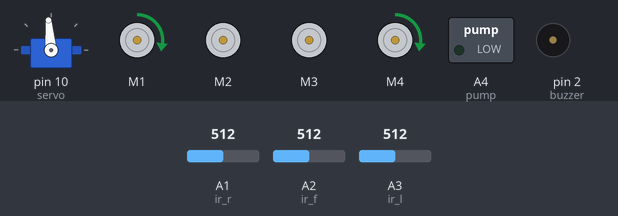
This sketch was run on a simulated Arduino Uno, built with avr-gcc and run on an emulated ATmega328P. Shown: servo, 4 × DC motor (green arrow = forward, orange = backward, longer = faster), switched loads named in the sketch (green lamp = pin HIGH), buzzer (waves = sounding). The test bench sets the inputs (shaded band); at power-on: A1 (ir_r) = 512, A2 (ir_f) = 512, A3 (ir_l) = 512. What the sketch prints to the serial monitor is not drawn.

Above: at 1.0 s.
1.3 s: A1 (ir_r) set to 689
4.3 s: A1 (ir_r) set to 710
At 4.8 s:
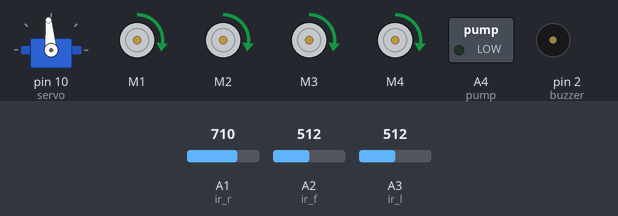
5.9 s: A2 (ir_f) set to 368
7.4 s: A2 (ir_f) set to 338
At 7.65 s:
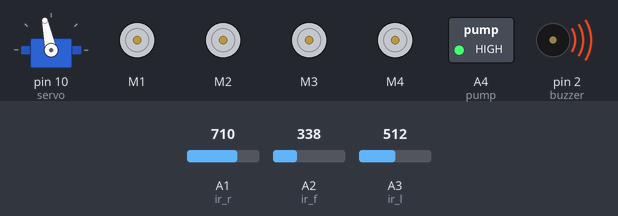
10.4 s: A2 (ir_f) set to 511
At 12.0 s:
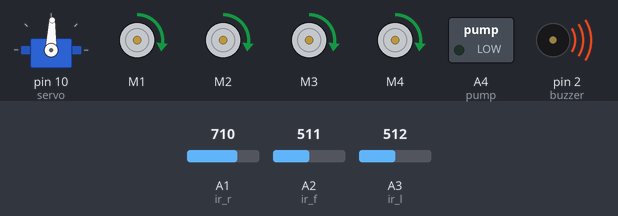
13.4 s: A1 (ir_r) set to 511
At 13.71 s:
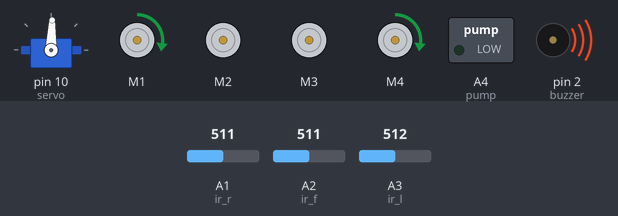
Timing chart, 0 to 17.4 s (numbered marks = the images above; inputs shaded):
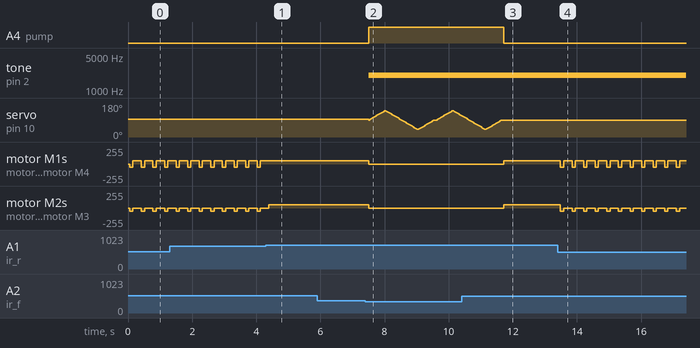

Measured:
- the behaviour switches between 700 and 701 on A1 (ir_r) (found by bisection; images 0 and 1)
- the behaviour switches between 350 and 349 on A2 (ir_f) (found by bisection; images 1 and 2)
- after the input at 4.3 s, motor M1, motor M4: stops changing and stays forward 50/255
- after the input at 5.9 s, every drawn part: stays the same
- after the input at 10.4 s, A4 (pump): HIGH → LOW after 1.3 s; motor M1–4: stopped → forward 50/255 after 1.3 s
- after the input at 13.4 s, motor M1, motor M4: alternates forward 50/255 for 0.26 s and backward 50/255 for 0.10 s, starting after 0.09 s; motor M2, motor M3: alternates backward 50/255 for 0.10 s and stopped for 0.26 s, starting after 0.09 s
- by itself, motor M1, motor M4: alternates forward 50/255 for 0.26 s and backward 50/255 for 0.10 s
- by itself, motor M2, motor M3: alternates backward 50/255 for 0.10 s and stopped for 0.26 s

The sketch:

project.ino
```cpp
#include <Servo.h>    // servo motor library
#include <AFMotor.h>    //for motor shild

//motors define
AF_DCMotor f_left(1);  //M1
AF_DCMotor f_right(2); //M2
AF_DCMotor r_right(3); //M3
AF_DCMotor r_left(4);  //M4

//ir sensors define
#define ir_r A1
#define ir_f A2
#define ir_l A3
int right , front , left;

//water pump
#define pump A4

//create servo object
Servo servo;


int  buzzer = 2;


void setup() {
 Serial.begin(9600);

  //pin for ir
  pinMode(ir_r,INPUT);
  pinMode(ir_f,INPUT);
  pinMode(ir_l,INPUT);


  //servo motor
  servo.attach(10);
  servo.write(90);

  for (int angle = 90; angle <= 140; angle += 5)  {
   servo.write(angle);  }
  for (int angle = 140; angle >= 40; angle -= 5)  {
   servo.write(angle); }
  for (int angle = 40; angle <= 95; angle += 5)  {
   servo.write(angle); }

  //pump
  pinMode(pump,OUTPUT);


  //motor speed defind
  f_left.setSpeed(50);
  f_right.setSpeed(50);
  r_right.setSpeed(50);
  r_left.setSpeed(50);


  //buzzer
  pinMode(buzzer,OUTPUT);

}

void loop() {

   right = analogRead(ir_r);
   front = analogRead(ir_f);
   left = analogRead(ir_l);


   Serial.print(right);
   Serial.print("\t");
   Serial.print(front);
   Serial.print("\t");
   Serial.print(left);

   delay(50);

   if(right<250){

    Stop();
    tone(2,2000);
    digitalWrite(pump,1);

    for(int angle = 90; angle >= 40; angle -= 3){
    servo.write(angle);
    delay(30);
    }
    for(int angle = 40; angle <= 90; angle += 3){
    servo.write(angle);
    delay(30);
    }

    }
   else if(front<350){

    Stop();
    tone(2,2000);
    digitalWrite(pump,1);

    for(int angle = 90; angle <= 140; angle += 3){
    servo.write(angle);
    delay(30);
    }
    for(int angle = 140; angle >= 40; angle -= 3){
    servo.write(angle);
    delay(30);
    }
    for(int angle = 40; angle <= 90; angle += 3){
    servo.write(angle);
    delay(30);
    }

    }
   else if(left<250){

    Stop();
    tone(2,2000);
    digitalWrite(pump,1);

    for(int angle = 90; angle <= 140; angle += 3){
    servo.write(angle);
    delay(30);
    }
    for(int angle = 140; angle >= 90; angle -= 3){
    servo.write(angle);
    delay(30);
    }

    }
   else if(right>=251 && right<=700){

    digitalWrite(pump,0);
    Backward();
    delay(100);
    moveRight();
    delay(200);

    }
   else if(front>=251 && front<=800){

    digitalWrite(pump,0);
    Forward();

    }
   else if(left>=251 && left<=700){

    digitalWrite(pump,0);
    Backward();
    delay(100);
    moveLeft();
    delay(200);

    }
   else{

    digitalWrite(pump,0);
    Stop();

    }

  delay(10);


  }


void sound(){
 digitalWrite(buzzer,HIGH);
 delay(1000);
 digitalWrite(buzzer,LOW);

  }

void Stop(){
   f_left.run(RELEASE);
   f_right.run(RELEASE);
   r_right.run(RELEASE);
   r_left.run(RELEASE);
}
void Forward(){

   f_left.run(FORWARD);
   f_right.run(FORWARD);
   r_right.run(FORWARD);
   r_left.run(FORWARD);

    }
void Backward(){

   f_left.run(BACKWARD);
   f_right.run(BACKWARD);
   r_right.run(BACKWARD);
   r_left.run(BACKWARD);

        }
void moveRight(){

   f_left.run(FORWARD);
   f_right.run(RELEASE);
   r_right.run(RELEASE);
   r_left.run(FORWARD);

  }
 void moveLeft(){

   f_left.run(RELEASE);
   f_right.run(FORWARD);
   r_right.run(FORWARD);
   r_left.run(RELEASE);

    }

void sharpRight(){

   f_left.run(FORWARD);
   f_right.run(BACKWARD);
   r_right.run(BACKWARD);
   r_left.run(FORWARD);

}
void sharpLeft(){

   f_left.run(BACKWARD);
   f_right.run(FORWARD);
   r_right.run(FORWARD);
   r_left.run(BACKWARD);

}
```
